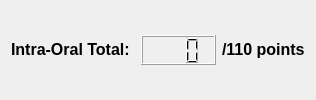
         <widget class="QWidget" name="p2Summary" native="true">
          <property name="sizePolicy">
           <sizepolicy hsizetype="Fixed" vsizetype="Fixed">
            <horstretch>0</horstretch>
            <verstretch>0</verstretch>
           </sizepolicy>
          </property>
          <layout class="QHBoxLayout" name="p2SummaryLayout">
           <item>
            <widget class="QLabel" name="labelP2Total">
             <property name="sizePolicy">
              <sizepolicy hsizetype="Fixed" vsizetype="Fixed">
               <horstretch>0</horstretch>
               <verstretch>0</verstretch>
              </sizepolicy>
             </property>
             <property name="font">
              <font>
               <pointsize>12</pointsize>
               <bold>true</bold>
              </font>
             </property>
             <property name="text">
              <string>Intra-Oral Total: </string>
             </property>
            </widget>
           </item>
           <item>
            <widget class="QLCDNumber" name="lcdP2Total">
             <property name="sizePolicy">
              <sizepolicy hsizetype="Fixed" vsizetype="Fixed">
               <horstretch>0</horstretch>
               <verstretch>0</verstretch>
              </sizepolicy>
             </property>
             <property name="minimumSize">
              <size>
               <width>75</width>
               <height>30</height>
              </size>
             </property>
             <property name="digitCount">
              <number>3</number>
             </property>
            </widget>
           </item>
           <item>
            <widget class="QLabel" name="labelP2Total2">
             <property name="sizePolicy">
              <sizepolicy hsizetype="Fixed" vsizetype="Fixed">
               <horstretch>0</horstretch>
               <verstretch>0</verstretch>
              </sizepolicy>
             </property>
             <property name="font">
              <font>
               <pointsize>12</pointsize>
               <bold>true</bold>
              </font>
             </property>
             <property name="text">
              <string>/110 points</string>
             </property>
            </widget>
           </item>
          </layout>
         </widget>
